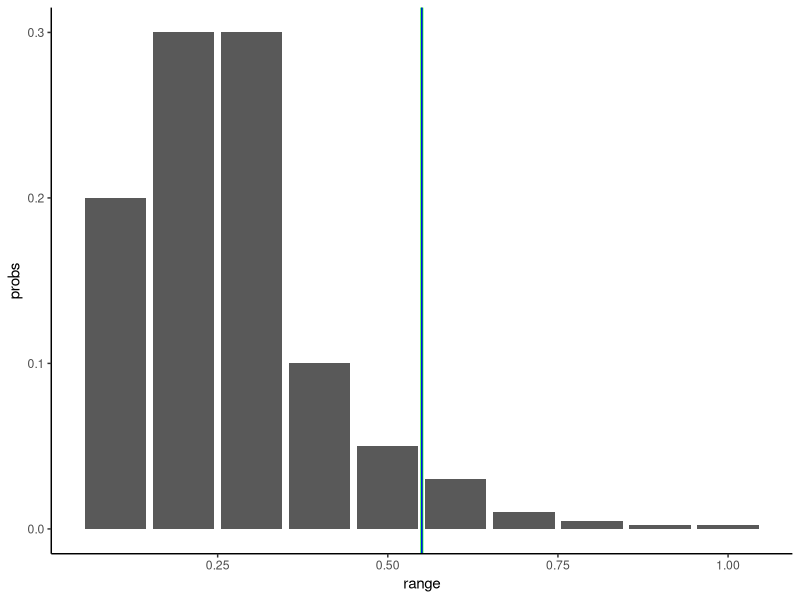
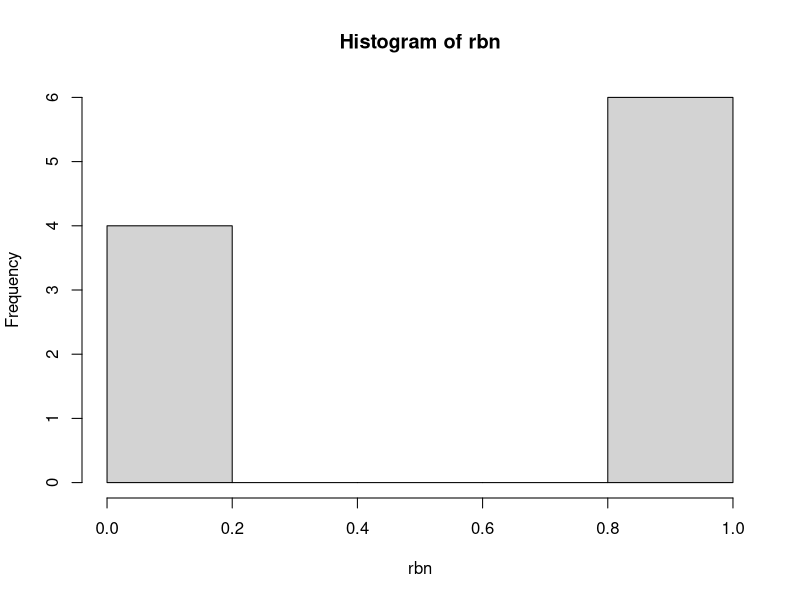
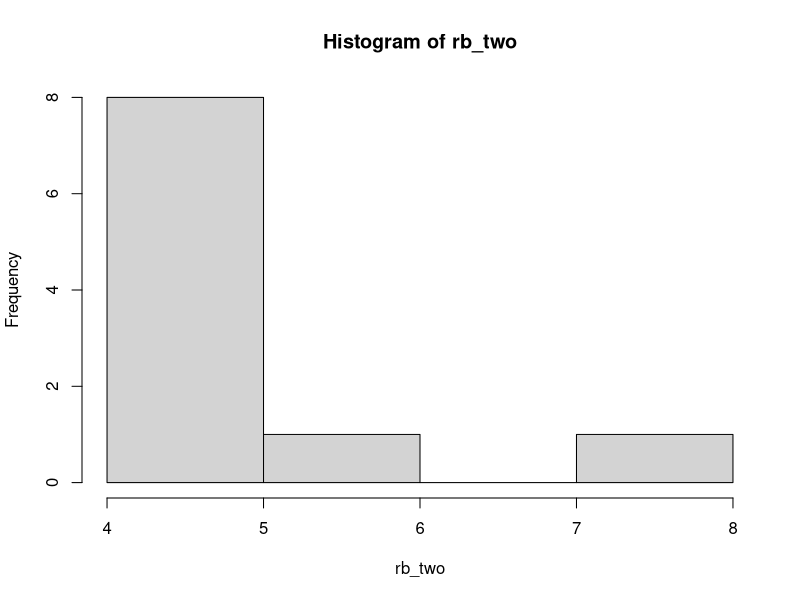
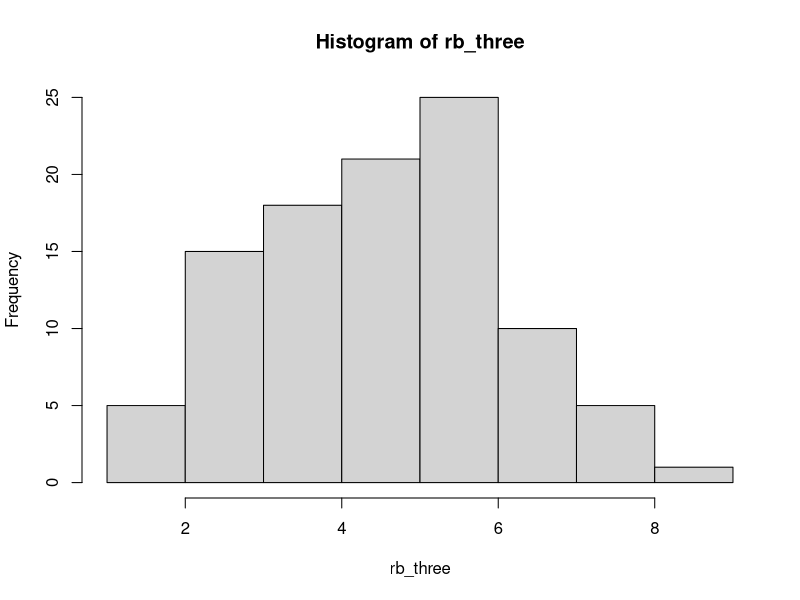
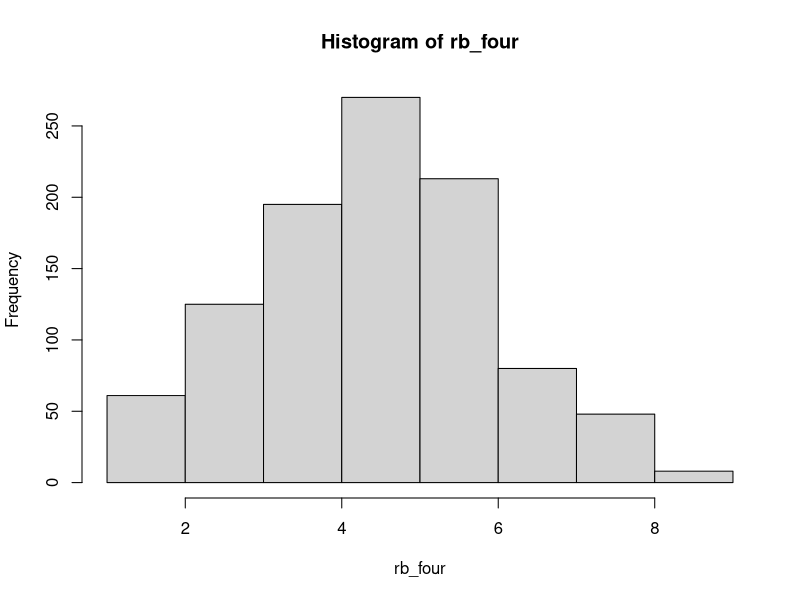
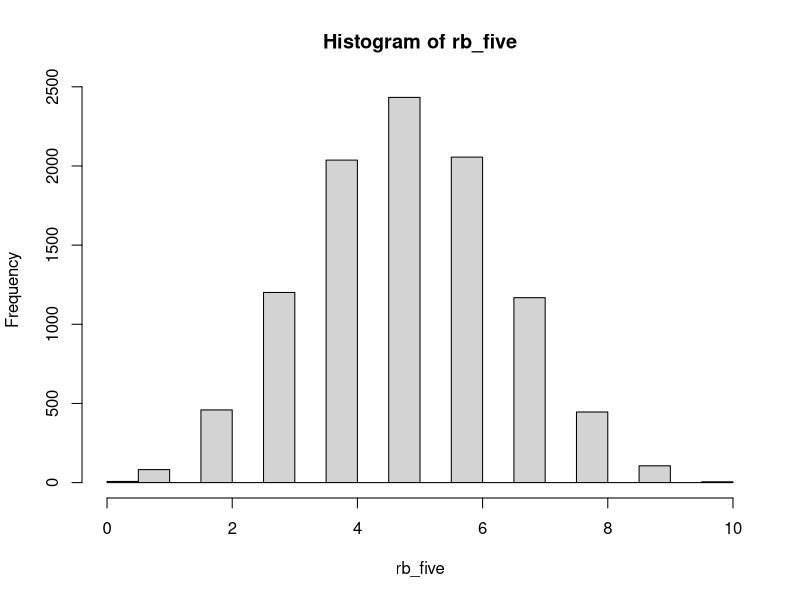
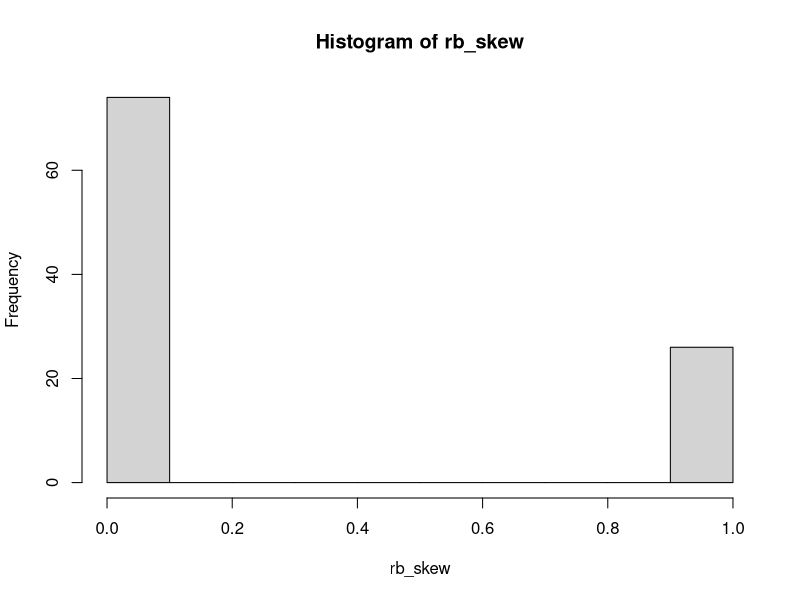
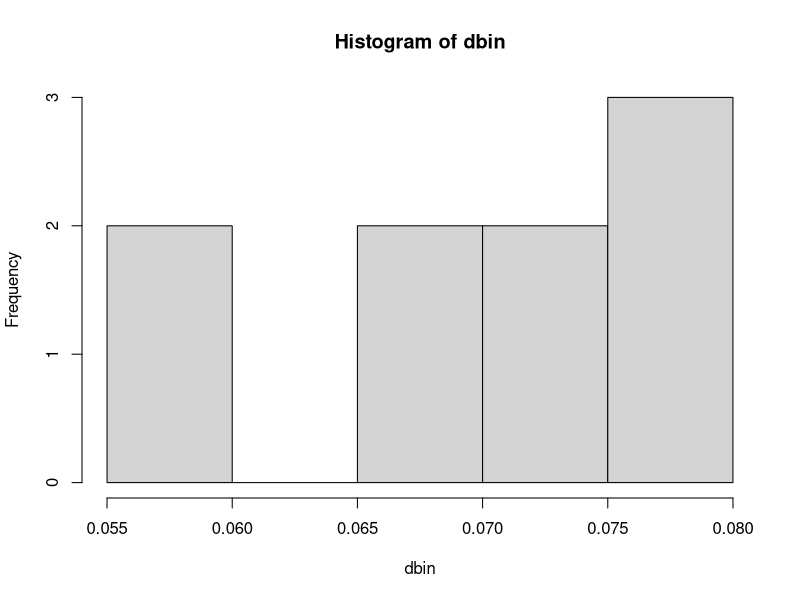

The R source for these figures, in order: (Note: this script raises an error after producing the figures.)

library(tidyverse)
library(scales)

## create your own distribution ####

dist_one <- data.frame(range=c(0.1,0.2,0.3,0.4,0.5,0.6,0.7,0.8,0.9,1),
                       probs=c(0.2,0.3,0.3,0.1,0.05,0.03,0.01,0.005,0.0025,0.0025))

## cumulate probs
dist_one <- dist_one %>% mutate(cumprob=cumsum(probs),
                                exp=range*probs)
summary(dist_one)
sum(dist_one$range)
sum(dist_one$range)/nrow(dist_one)
sum(dist_one$probs)
sum(dist_one$exp)

## issues with the data because it is a 'synthetic' distribution, with probabilities
## specified, rather than complide
ggplot(dist_one, aes(x=range, y=probs))+geom_col()+
  geom_vline(xintercept=mean(dist_one$range), color='green', size=1)+
  geom_vline(xintercept=median(dist_one$range), color='blue')+
  theme_classic()

## generate random numbers based on these probabilities
rand_one <- runif(n=1000, min=0, max=1)

## when i pick a number from 0 to 1, it has the probabilities of being in one of 
## the buckets according to the probability assigned
## like spinning the roulette wheel that is weighted
## for any given spin, the number will show up according to distribution
## for 100 spins
## what is the chance that a random number between 0 and 1 will be in the range?
## 20% chance it will be less than 0.1

## binomial / bernouli ####
## size = number of trials (number of flips of coin, etc)
## n = number of observations (number of times the trials are performed)
## prob = probability of 'success' on each trial
##  - values can be 0 or 1
##  - 'success' = 1
## 1 coin flip, 1 time, number of heads
rb <- rbinom(n=1, size=1, prob=0.5)
## 1 coin flip, 10 times
rbn <- rbinom(n=10, size=1, prob=0.5)
hist(rbn)
## 10 coin flips, 1 time, number of heads
rb_one <- rbinom(n=1, size=10, prob=0.5) 
## 10 coin flips, 10 times, number of heads each time
rb_two <- rbinom(n=10, size=10, prob=0.5)
hist(rb_two) ## skewed due to randomness in small number of observations
## 10 coin flips, 100 times...
rb_three <- rbinom(n=100, size=10, prob=0.5)
hist(rb_three) ## starting to look more normal, with mean around 5
## 1000 times...
rb_four <- rbinom(n=1000, size=10, prob=0.5)
hist(rb_four) ## getting closer!
## 10,000 times flipping a coin 10 times
## most frequent outcome converges on 5 heads ('successes') - and 5 tails
## different outcomes are distributed pretty evenly outward from there
## with very few of either:
## - 0: all tails
## - 10: all heads
rb_five <- rbinom(n=10000, size=10, prob=0.5)
hist(rb_five) ## irresistable -> although note discrete

## with different odds than coin flip
rb_skew <- rbinom(n=100, size=1, prob=0.2)
hist(rb_skew)
sum(rb_skew) ## number of successes

## possible to combine a bunch of these?

## from ?rbinom help
## compute probability of x being < 45 and < 55 for x binomial(100, 0.5)
sum(dbinom(x=46:54, size=100, 0.5))
### my exploration
dbin <- dbinom(x=46:54, size=100, 0.5)
hist(dbin)
sum(dbin)

## Using "log = TRUE" for an extended range :
n <- 2000
k <- seq(0, n, by = 20)
plot (k, dbinom(k, n, pi/10, log = TRUE), type = "l", ylab = "log density",
      main = "dbinom(*, log=TRUE) is better than  log(dbinom(*))")
lines(k, log(dbinom(k, n, pi/10)), col = "red", lwd = 2)
## END of help

## exponential function (decline) ####
exp <- rexp(n=1000, rate=1)
hist(exp)

geo <- rgeom(n=1000, prob=0.5)
hist(geo)

lno <- rlnorm(n=1000, meanlog=0, sdlog=1)
hist(lno)

## none of which answers my question around compiling my own distribution
## combining bernoulli trials with different probabilities (?)

## quantiles: p = vector of probabilities, size=trials, 
## prob=probability of success on each trial
qbinom(p=c(0.5,0.3,0.2,0.1,0.5), size=100, prob=0.5)

## back to start ####
dist_one
## 20% of the time, we want to generate a number 0-1
## 30% of the time, we want to generate a number 1-2
## 305 of the time, generate 2-3...

## 20% of time, number is 0-0.1
## even chance of number being anywhere between 0 and 1
runif(n=1, min=0, max=1)
rbinom(n=1, size=1, prob=0.2)*0.1

test <- (dist_one[1,1]*dist_one[1,2])+(dist_one[2,1]*dist_one[2,2])+
  (dist_one[3,1]*dist_one[3,2])+(dist_one[4,1]*dist_one[4,2])

## simpler approach
dtwo <- data.frame(range=c(0.3,0.6,1),
                   prob=c(0.5,0.3,0.2))
dtwo
ggplot(dtwo, aes(x=range, y=prob))+geom_col()

## 50% of the time number is between 0 and 0.3
## 30% of time between 0.3 and 0.6
## 20% of time between 0.6 and 1
(0.3*0.5)+(0.6*0.3)+(1*0.2)

## generate a number between 0 and 1
runif(n=1, min=0, max=1)
rbinom(n=1, size=10, prob=0.5)
dunif(x=100, min=0, max=1)
punif(q=0.2, min=0, max=1, lower.tail = FALSE)

## I have 10 sided dice
## 5 sides have 3
## 3 sides have 6
## 1 side has 2
## roll the dice once
dice_all <- NULL
for(d in 1:100){
d <- runif(n=1, min=0, max=1)
if(d<=0.5){
  dice=3
} else if(d<=0.8){
  dice=6
} else {dice=10}
dice_all <- c(dice_all,dice)
print(dice)
}
#print(dice_all)
hist(dice_all)

dist_one
dist_one_all <- NULL
for(d in 1:1000){
  d <- runif(n=1, min=0, max=1)
  if(d<=0.2){
    dice=0.1
  } else if(d<=0.5){
    dice=0.2
  } else if(d<=0.8){
    dice=0.3
  } else if(d<=0.9){
    dice=0.4
  } else if(d<=0.95){
    dice=0.5
  } else if(d<=0.98){
    dice=0.6
  } else if(d<=0.99){
    dice=0.7
  } else if(d<=0.995){
    dice=0.8
  } else if(d<=0.9975){
    dice=0.9
  } else {dice=1}
  dist_one_all <- c(dist_one_all, dice)
}
hist(dist_one_all)

dist_one_all <- NULL
for(d in 1:1000){
  d <- runif(n=1, min=0, max=1)
  if(d<=dist_one$cumprob[1]){
    dice=dist_one$range[1]
  } else if(d<=dist_one$cumprob[2]){
    dice=dist_one$range[2]
  } else if(d<=dist_one$cumprob[3]){
    dice=dist_one$range[3]
  } else if(d<=dist_one$cumprob[4]){
    dice=dist_one$range[4]
  } else if(d<=dist_one$cumprob[5]){
    dice=dist_one$range[5]
  } else if(d<=dist_one$cumprob[6]){
    dice=dist_one$range[6]
  } else if(d<=dist_one$cumprob[7]){
    dice=dist_one$range[7]
  } else if(d<=dist_one$cumprob[8]){
    dice=dist_one$range[8]
  } else if(d<=dist_one$cumprob[9]){
    dice=dist_one$range[9]
  } else {dice=1}
  dist_one_all <- c(dist_one_all, dice)
}
hist(dist_one_all)
dist_one_all_df <- data.frame(dist_one_all)
ggplot(dist_one_all_df, aes(x=dist_one_all))+geom_histogram()

## diversion -> density functions ####
## random normal distribution
normt <- rnorm(n=1000, mean=0, sd=1)
## histogram
hist(normt)
## density function for normt distribution -> gives % probability of any point
normd <- dnorm(x=normt, mean=0, sd=1)
## combine normt with density function values in data frame
normnorm <- data.frame(value=normt,
                       prob=normd)
summary(normnorm)
sum(normnorm$prob)
## plot to see density function: normal curve with probabilities on y-axis
plot(normnorm$prob~normnorm$value)
## histogram for values -> normal shape, as expected
hist(normnorm$value)
## histogram for probs -> rises toward ~0.4
hist(normnorm$prob)
## cumulative probability -> arrange values and add up probs
normnorm <- normnorm %>% arrange(value) %>% mutate(
  cumprob=cumsum(prob)
)
## cumulative distribution curve -> as expected, but why numbers so high?
## it is count -> more values, the higher it goes
plot(normnorm$cumprob~normnorm$value)
sum(normnorm$prob)

## to get cumulative probabilities ####

## probability of value below q, where q = std dev
pnorm(q=0, mean=0, sd=1)
pnorm(q=-1, mean=0, sd=1)
pnorm(q=1, mean=0, sd=1)
## probability of value above q
pnorm(q=-1, mean=0, sd=1, lower.tail = FALSE)
pnorm(q=1, mean=0, sd=1, lower.tail=FALSE)
## probability of value between two sds
## 3 examples showing 68% within 1 sd of mean
pnorm(q=1, mean=0, sd=1)-pnorm(q=-1, mean=0, sd=1)
pnorm(q=-1, mean=0, sd=1, lower.tail=FALSE)-pnorm(q=1, mean=0, sd=1, lower.tail = FALSE)
1-pnorm(q=-1, mean=0, sd=1)-pnorm(q=1, mean=0, sd=1, lower.tail=FALSE)
## 95% within 2 sd of mean
pnorm(q=2, mean=0, sd=1)-pnorm(q=-2, mean=0, sd=1)

## gives std dev for a probability
qnorm(p=0.1586553, mean=0, sd=1)
qnorm(p=0.5, mean=0, sd=1)
qnorm(p=0.95, mean=0, sd=1)
qnorm(p=.975, mean=0, sd=1)
qnorm(p=0.68, mean=0, sd=1)

## DICE ####
## for throws of a single die
## - use sample 
## - x = vector of numbers to choose from
## - size = number of items to select (similar to how 'n' is used elsewhere)
## - replace = TRUE because you can roll the same number more than once
die_one <- sample(x=1:6, size=1000, replace=TRUE)
hist(die_one)
die_two <- sample(x=1:6, size=1000, replace=TRUE)
hist(die_two)

dice_roll <- data.frame(die_one,
                        die_two)
dice_roll <- dice_roll %>% mutate(
  combo=die_one+die_two
)

## histogram, with breaks set for x axis
## BUT histogram not applicable to limited set of DISCRETE VALUES
# ggplot(dice_roll, aes(x=combo))+
#   geom_histogram()+
#   scale_x_continuous(breaks = 2:12, expand=c(0,0))+
#   scale_y_continuous(expand=c(0,0))+
#   theme_classic()

## BAR with count ####
## or aggregate and chart (as below)
ggplot(dice_roll, aes(x=combo))+geom_bar(stat='count')+
  scale_x_continuous(breaks = 2:12, expand=c(0,0))+
  scale_y_continuous(expand=c(0,0))+
  theme_classic()

## convert to density plot, although:
## a) density % are too high
## b) add up to way more than 1
ggplot(dice_roll, aes(x=combo))+
  geom_histogram(aes(y=..density..))+
  scale_x_continuous(breaks = 2:12, expand=c(0,0))+
  scale_y_continuous(expand=c(0,0))+
  theme_classic()
## this works, though: EVEN THOUGH NOT CONTINUOUS
## should be probability MASS function
ggplot(dice_roll, aes(x=combo))+
  geom_density()+
  scale_x_continuous(breaks = 2:12, expand=c(0,0))+
  scale_y_continuous(expand=c(0,0))+
  theme_classic()

## tables
## counts
table(dice_roll$combo)
## percent
prop.table(table(dice_roll$combo))

## MASS function calc ####
dice_roll_agg <- dice_roll %>% group_by(combo) %>% 
  summarize(count=n())
dice_roll_agg <- dice_roll_agg %>% mutate(
  pct=count/sum(count)
)

## counts
ggplot(dice_roll_agg, aes(x=combo, y=count))+geom_col()+
  scale_x_continuous(breaks = 2:12, expand=c(0,0))+
  scale_y_continuous(expand=c(0,0))+
  theme_classic()
## percent
ggplot(dice_roll_agg, aes(x=combo, y=pct))+geom_col()+
  scale_x_continuous(breaks = 2:12, expand=c(0,0))+
  scale_y_continuous(expand=c(0,0))+
  theme_classic()

o## expected value calc ####
## simple: sum of row calculations
sum(dice_roll_agg$combo*dice_roll_agg$pct)
## verify: create new field
dice_roll_agg <- dice_roll_agg %>% mutate(
  exp=combo*pct
)
## sum new field
sum(dice_roll_agg$exp)
